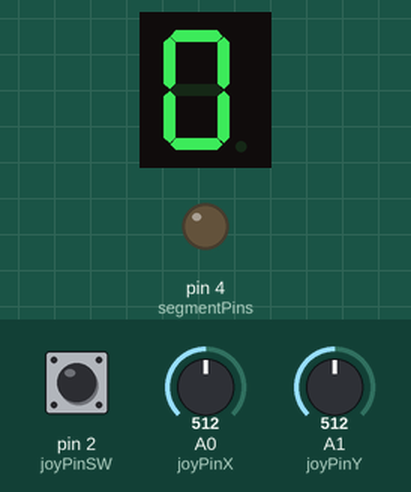
Recording of a sketch running on a simulated Arduino Uno, built with avr-gcc and run on an emulated ATmega328P. Shown: 1-digit seven-segment display, output pins drawn as LEDs (lit = HIGH). Wiring (inferred from the names in the program): 1-digit 7-segment display, segments lit when LOW: segments pin 5, pin 6, pin 7, pin 8, pin 9, pin 10, pin 11. Inputs (shaded band) come from the test bench; at power-on: A0 (joyPinX) = 512, pin 2 (joyPinSW) HIGH, A1 (joyPinY) = 512. The segment pins are drawn as the display they are named for; pins used as bus, display or sensor lines are not drawn.

Above: at 1.2 s.
1.3 s: A0 (joyPinX) set to 414
4.3 s: A0 (joyPinX) set to 382
At 4.72 s:
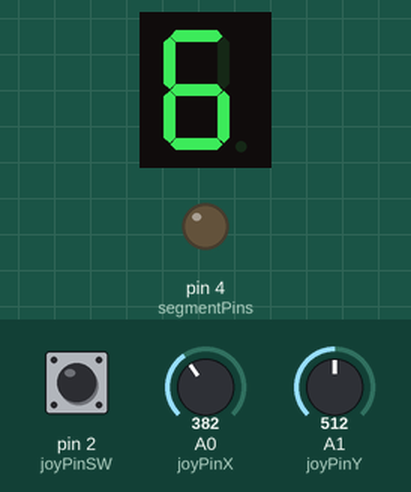
7.3 s: pin 2 (joyPinSW) pulled LOW for 0.15 s
8.9 s: pin 2 (joyPinSW) pulled LOW for 1 s
At 10.12 s:
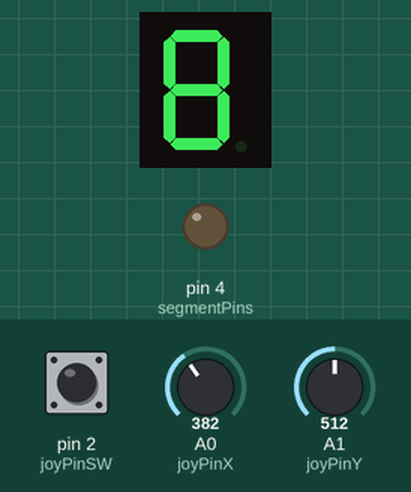
12.9 s: pin 2 (joyPinSW) pulled LOW for 3.2 s
At 16.07 s:
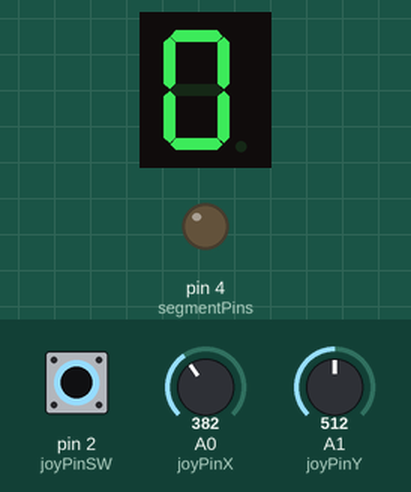
Timing chart, 0 to 17.6 s (numbered marks = the images above; inputs shaded):
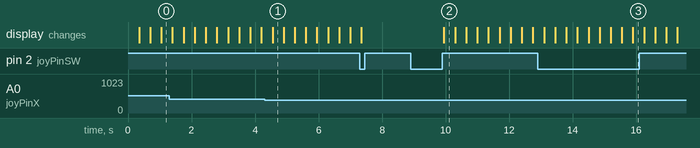

The sketch:

homework_3.ino
```cpp
enum Segment: uint8_t {A, B, C, D, E, F, G, DP};
enum JoyDirection : uint8_t {LEFT, RIGHT, UP, DOWN, NEUTRAL};
enum ResetPhase: uint8_t {CAN_RESET, RESET_PERFORMED, RESET_REQUESTED};

const int joyLowerThreshold = 400;
const int joyHigherThreshold = 600;
const int debounceDelay = 50;
const int nrSegments = 8;
const int nrDirections = 4;
const int blinkingSpeed = 350;
const int resetPressDur = 3000;

const int joyPinX = A0;
const int joyPinY = A1;
const int joyPinSW = 2;
const int segmentPins[nrSegments] = {
  [Segment::A] = 4,
  [Segment::B] = 5,
  [Segment::C] = 6,
  [Segment::D] = 7,
  [Segment::E] = 8,
  [Segment::F] = 9,
  [Segment::G] = 10,
  [Segment::DP] = 11
};

// Each line contains the neighbours (as indices of the segments pins array) of a segment. The segments are ordered from A to G with DP as the last line.
// Each column represents a direction (LEFT, RIGHT, UP and DOWN, in this order).
const int8_t neighbours[nrSegments][nrDirections] = {
  {Segment::F, Segment::B,          -1, Segment::G},
  {Segment::F,         -1,  Segment::A, Segment::G},
  {Segment::E, Segment::DP, Segment::G, Segment::D},
  {Segment::E, Segment::C,  Segment::G,         -1},
  {        -1, Segment::C,  Segment::G, Segment::D},
  {        -1, Segment::B,  Segment::A, Segment::G},
  {        -1,         -1,  Segment::A, Segment::D},
  {Segment::C,         -1,          -1,         -1}
};

byte displayState[nrSegments];    // The state of each segment. The segments are ordered from A to G with DP as the last index.
byte currentJoySWState = HIGH;
byte blinkingState = LOW;
bool newJoyDirection = false;
bool switchState = false;
int currentProcessState = 1;
long lastBlinkingTime = 0;
Segment blinkingSegment = Segment::DP;
JoyDirection currentJoyDir = NEUTRAL;
ResetPhase resetFlag = CAN_RESET;
volatile long lastSWChangeTime = 0;


void setup() {
  pinMode(joyPinX, INPUT);
  pinMode(joyPinY, INPUT);
  pinMode(joyPinSW, INPUT_PULLUP);
  for (int i = 0; i < nrSegments; ++i)
    pinMode(segmentPins[i], OUTPUT);

  attachInterrupt(digitalPinToInterrupt(joyPinSW), joyButtonISR, CHANGE);
}

void loop() {
  processInput();
  if (currentProcessState == 1)
    firstStateLogic();
  else
    secondStateLogic();
}

void joyButtonISR() {
  lastSWChangeTime = millis();
}

void processInput() {
  // Joystick button (with debouncing)
  byte currentSWReading = digitalRead(joyPinSW);
  if (millis() - lastSWChangeTime >= debounceDelay) {
    if (currentSWReading != currentJoySWState) {
      // Button state has changed. Update with the new state.
      currentJoySWState = currentSWReading;
      if (currentJoySWState == HIGH) {
        if (resetFlag == RESET_PERFORMED)
          // During this finished press, a reset was performed. Set the flag for next press.
          resetFlag = CAN_RESET;
        else
          // During this finished press, no reset was performed, so the state can be changed.
          switchState = true;
      }
    }
    else if (currentProcessState == 1 && resetFlag == CAN_RESET && currentJoySWState == LOW && millis() - lastSWChangeTime >= resetPressDur)
      // No reset was performed during this press and the button was pressed for enough time to signal reset.
      resetFlag = RESET_REQUESTED;
  }

  // Joystick direction (taking the first read direction)
  JoyDirection prevDir = currentJoyDir;
  int xReading = analogRead(joyPinX);
  int yReading = analogRead(joyPinY);
  if (xReading < joyLowerThreshold)
    currentJoyDir = LEFT;
  else if (xReading > joyHigherThreshold)
    currentJoyDir = RIGHT;
  else if (yReading < joyLowerThreshold)
    currentJoyDir = UP;
  else if (yReading > joyHigherThreshold)
    currentJoyDir = DOWN;
  else
    currentJoyDir = NEUTRAL;

  // If this becomes true, it will stay like that until the next loop iteration.
  // So, because the movement code is executed at most once per iteration, this can
  // cause just one step displacement.
  newJoyDirection = (prevDir == NEUTRAL && currentJoyDir != NEUTRAL);
}

void firstStateLogic() {
  if (resetFlag == RESET_REQUESTED) {
    for (int i = 0; i < nrSegments; ++i) {
      displayState[i] = LOW;
      digitalWrite(segmentPins[i], LOW);
    }
    blinkingSegment = Segment::DP;
    resetFlag = RESET_PERFORMED;
    return;
  }

  if (switchState) {
    displayState[blinkingSegment] = blinkingState;
    currentProcessState = 2;
    switchState = false;
    return;
  }

  if (millis() - lastBlinkingTime >= blinkingSpeed) {
    blinkingState = !blinkingState;
    digitalWrite(segmentPins[blinkingSegment], blinkingState);
    lastBlinkingTime = millis();
  }

  if (newJoyDirection) {
    int8_t neighbour = neighbours[blinkingSegment][currentJoyDir];
    if (neighbour != -1) {
      digitalWrite(segmentPins[blinkingSegment], displayState[blinkingSegment]);
      blinkingSegment = (Segment)neighbour;
    }
  }
}

void secondStateLogic() {
  if (switchState) {
    currentProcessState = 1;
    switchState = false;
    return;
  }

  if (newJoyDirection && (currentJoyDir == UP || currentJoyDir == DOWN)) {
    displayState[blinkingSegment] = !displayState[blinkingSegment];
    digitalWrite(segmentPins[blinkingSegment], displayState[blinkingSegment]);
  }
}
```

Measured:
- after the input at 4.3 s, the display: changes after 0.25 s (image 1)
- after the input at 8.9 s, the display: changes after 1.0 s (image 2)
- after the input at 12.9 s, the display: first differs from a run without the input after 3.0 s (image 3)
